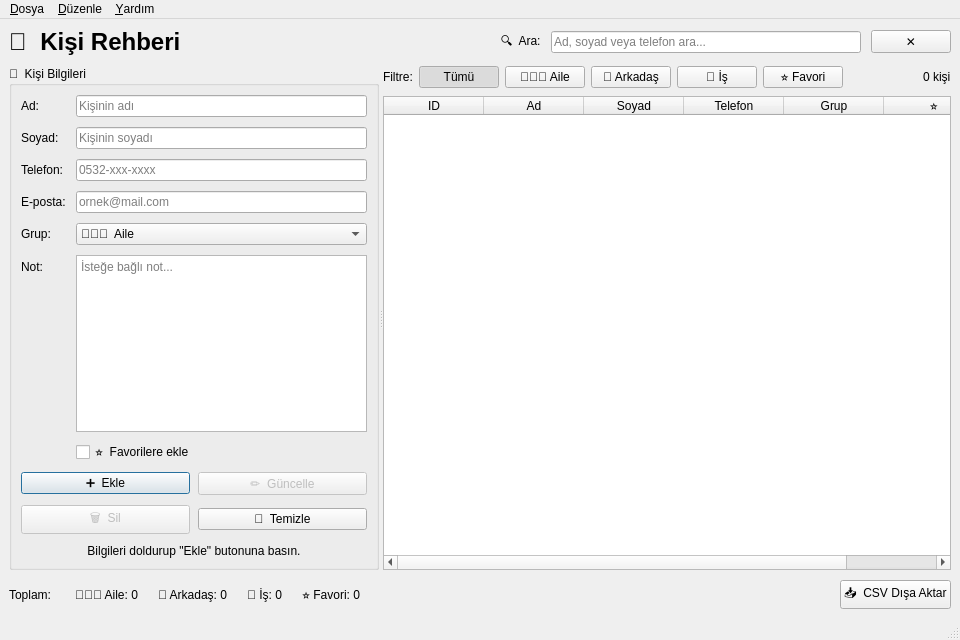
<?xml version="1.0" encoding="UTF-8"?>
<ui version="4.0">
 <class>MainWindow</class>
 <widget class="QMainWindow" name="MainWindow">
  <property name="geometry">
   <rect>
    <x>0</x>
    <y>0</y>
    <width>960</width>
    <height>640</height>
   </rect>
  </property>
  <property name="windowTitle">
   <string>📒 Kişi Rehberi — Qt Designer Örneği</string>
  </property>
  <property name="minimumSize">
   <size>
    <width>880</width>
    <height>580</height>
   </size>
  </property>

  <!-- ═══ MENU BAR ═══ -->
  <widget class="QMenuBar" name="menuBar">
   <property name="geometry">
    <rect><x>0</x><y>0</y><width>960</width><height>26</height></rect>
   </property>
   <widget class="QMenu" name="menuDosya">
    <property name="title"><string>&amp;Dosya</string></property>
    <addaction name="actionDosyaAc"/>
    <addaction name="actionKaydet"/>
    <addaction name="separator"/>
    <addaction name="actionCikis"/>
   </widget>
   <widget class="QMenu" name="menuDuzenle">
    <property name="title"><string>&amp;Düzenle</string></property>
    <addaction name="actionTumunuSec"/>
    <addaction name="actionAra"/>
   </widget>
   <widget class="QMenu" name="menuYardim">
    <property name="title"><string>&amp;Yardım</string></property>
    <addaction name="actionHakkinda"/>
   </widget>
   <addaction name="menuDosya"/>
   <addaction name="menuDuzenle"/>
   <addaction name="menuYardim"/>
  </widget>

  <!-- ═══ STATUS BAR ═══ -->
  <widget class="QStatusBar" name="statusBar"/>

  <!-- ═══ MERKEZ WIDGET ═══ -->
  <widget class="QWidget" name="centralwidget">
   <layout class="QVBoxLayout" name="anaLayout">
    <property name="spacing"><number>10</number></property>
    <property name="contentsMargins">
     <rect><x>12</x><y>10</y><width>-1</width><height>-1</height></rect>
    </property>

    <!-- ── ÜSTTE: Başlık + Arama ── -->
    <item>
     <layout class="QHBoxLayout" name="ustLayout">
      <property name="spacing"><number>10</number></property>
      <item>
       <widget class="QLabel" name="baslikLabel">
        <property name="text"><string>📒  Kişi Rehberi</string></property>
        <property name="font">
         <font><pointsize>18</pointsize><weight>75</weight><bold>true</bold></font>
        </property>
       </widget>
      </item>
      <item>
       <spacer name="ustSpacer">
        <property name="orientation"><enum>Qt::Horizontal</enum></property>
        <property name="sizeHint" stdset="0">
         <size><width>40</width><height>20</height></size>
        </property>
       </spacer>
      </item>
      <item>
       <widget class="QLabel" name="aramaLabel">
        <property name="text"><string>🔍  Ara:</string></property>
       </widget>
      </item>
      <item>
       <widget class="QLineEdit" name="aramaInput">
        <property name="placeholderText"><string>Ad, soyad veya telefon ara...</string></property>
        <property name="minimumWidth"><number>220</number></property>
        <property name="clearButtonEnabled"><bool>true</bool></property>
       </widget>
      </item>
      <item>
       <widget class="QPushButton" name="aramaTemizleBtn">
        <property name="text"><string>✕</string></property>
        <property name="maximumWidth"><number>32</number></property>
        <property name="toolTip"><string>Aramayı temizle</string></property>
       </widget>
      </item>
     </layout>
    </item>

    <!-- ── ORTA: Splitter (Form | Tablo) ── -->
    <item>
     <widget class="QSplitter" name="splitter">
      <property name="orientation"><enum>Qt::Horizontal</enum></property>

      <!-- SOL PANEL: Form -->
      <widget class="QGroupBox" name="formGrup">
       <property name="title"><string>👤  Kişi Bilgileri</string></property>
       <property name="minimumWidth"><number>270</number></property>
       <property name="maximumWidth"><number>320</number></property>
       <layout class="QFormLayout" name="formLayout">
        <property name="spacing"><number>10</number></property>
        <property name="contentsMargins">
         <rect><x>14</x><y>18</y><width>-1</width><height>-1</height></rect>
        </property>

        <item row="0" column="0">
         <widget class="QLabel" name="adLabel">
          <property name="text"><string>Ad:</string></property>
         </widget>
        </item>
        <item row="0" column="1">
         <widget class="QLineEdit" name="adInput">
          <property name="placeholderText"><string>Kişinin adı</string></property>
         </widget>
        </item>

        <item row="1" column="0">
         <widget class="QLabel" name="soyadLabel">
          <property name="text"><string>Soyad:</string></property>
         </widget>
        </item>
        <item row="1" column="1">
         <widget class="QLineEdit" name="soyadInput">
          <property name="placeholderText"><string>Kişinin soyadı</string></property>
         </widget>
        </item>

        <item row="2" column="0">
         <widget class="QLabel" name="telefonLabel">
          <property name="text"><string>Telefon:</string></property>
         </widget>
        </item>
        <item row="2" column="1">
         <widget class="QLineEdit" name="telefonInput">
          <property name="placeholderText"><string>0532-xxx-xxxx</string></property>
         </widget>
        </item>

        <item row="3" column="0">
         <widget class="QLabel" name="emailLabel">
          <property name="text"><string>E-posta:</string></property>
         </widget>
        </item>
        <item row="3" column="1">
         <widget class="QLineEdit" name="emailInput">
          <property name="placeholderText"><string>ornek@mail.com</string></property>
         </widget>
        </item>

        <item row="4" column="0">
         <widget class="QLabel" name="grupLabel">
          <property name="text"><string>Grup:</string></property>
         </widget>
        </item>
        <item row="4" column="1">
         <widget class="QComboBox" name="grupCombo">
          <item><property name="text"><string>👨‍👩‍👧  Aile</string></property></item>
          <item><property name="text"><string>👥  Arkadaş</string></property></item>
          <item><property name="text"><string>💼  İş</string></property></item>
          <item><property name="text"><string>🎓  Okul</string></property></item>
          <item><property name="text"><string>📌  Diğer</string></property></item>
         </widget>
        </item>

        <item row="5" column="0">
         <widget class="QLabel" name="notLabel">
          <property name="text"><string>Not:</string></property>
         </widget>
        </item>
        <item row="5" column="1">
         <widget class="QTextEdit" name="notInput">
          <property name="placeholderText"><string>İsteğe bağlı not...</string></property>
          <property name="maximumHeight"><number>72</number></property>
         </widget>
        </item>

        <!-- Favori checkbox -->
        <item row="6" column="1">
         <widget class="QCheckBox" name="favoriCheck">
          <property name="text"><string>⭐  Favorilere ekle</string></property>
         </widget>
        </item>

        <!-- Butonlar -->
        <item row="7" column="0" colspan="2">
         <layout class="QHBoxLayout" name="butonLayout">
          <property name="spacing"><number>8</number></property>
          <item>
           <widget class="QPushButton" name="ekleBtn">
            <property name="text"><string>➕  Ekle</string></property>
            <property name="default"><bool>true</bool></property>
           </widget>
          </item>
          <item>
           <widget class="QPushButton" name="guncelleBtn">
            <property name="text"><string>✏️  Güncelle</string></property>
            <property name="enabled"><bool>false</bool></property>
           </widget>
          </item>
         </layout>
        </item>

        <item row="8" column="0" colspan="2">
         <layout class="QHBoxLayout" name="buton2Layout">
          <property name="spacing"><number>8</number></property>
          <item>
           <widget class="QPushButton" name="silBtn">
            <property name="text"><string>🗑️  Sil</string></property>
            <property name="enabled"><bool>false</bool></property>
           </widget>
          </item>
          <item>
           <widget class="QPushButton" name="temizleBtn">
            <property name="text"><string>🔄  Temizle</string></property>
           </widget>
          </item>
         </layout>
        </item>

        <!-- Durum etiketi -->
        <item row="9" column="0" colspan="2">
         <widget class="QLabel" name="durumLabel">
          <property name="text"><string>Bilgileri doldurup "Ekle" butonuna basın.</string></property>
          <property name="wordWrap"><bool>true</bool></property>
          <property name="alignment">
           <set>Qt::AlignCenter</set>
          </property>
         </widget>
        </item>

       </layout>
      </widget>

      <!-- SAĞ PANEL: Tablo -->
      <widget class="QWidget" name="sagPanel">
       <layout class="QVBoxLayout" name="sagLayout">
        <property name="spacing"><number>8</number></property>
        <property name="contentsMargins">
         <rect><x>4</x><y>0</y><width>-1</width><height>-1</height></rect>
        </property>

        <!-- Grup filtre butonları -->
        <item>
         <layout class="QHBoxLayout" name="filtreLayout">
          <property name="spacing"><number>6</number></property>
          <item>
           <widget class="QLabel" name="filtreLabel">
            <property name="text"><string>Filtre:</string></property>
           </widget>
          </item>
          <item>
           <widget class="QPushButton" name="filtreHepsiBtn">
            <property name="text"><string>Tümü</string></property>
            <property name="checkable"><bool>true</bool></property>
            <property name="checked"><bool>true</bool></property>
           </widget>
          </item>
          <item>
           <widget class="QPushButton" name="filtreAileBtn">
            <property name="text"><string>👨‍👩‍👧 Aile</string></property>
            <property name="checkable"><bool>true</bool></property>
           </widget>
          </item>
          <item>
           <widget class="QPushButton" name="filtreArkadasBtn">
            <property name="text"><string>👥 Arkadaş</string></property>
            <property name="checkable"><bool>true</bool></property>
           </widget>
          </item>
          <item>
           <widget class="QPushButton" name="filtreIsBtn">
            <property name="text"><string>💼 İş</string></property>
            <property name="checkable"><bool>true</bool></property>
           </widget>
          </item>
          <item>
           <widget class="QPushButton" name="filtreFavoriBtn">
            <property name="text"><string>⭐ Favori</string></property>
            <property name="checkable"><bool>true</bool></property>
           </widget>
          </item>
          <item>
           <spacer name="filtreSpacer">
            <property name="orientation"><enum>Qt::Horizontal</enum></property>
            <property name="sizeHint" stdset="0">
             <size><width>20</width><height>20</height></size>
            </property>
           </spacer>
          </item>
          <item>
           <widget class="QLabel" name="sayacLabel">
            <property name="text"><string>0 kişi</string></property>
           </widget>
          </item>
         </layout>
        </item>

        <!-- Ana Tablo -->
        <item>
         <widget class="QTableWidget" name="kisilerTablosu">
          <property name="columnCount"><number>6</number></property>
          <property name="selectionBehavior">
           <enum>QAbstractItemView::SelectRows</enum>
          </property>
          <property name="editTriggers">
           <set>QAbstractItemView::NoEditTriggers</set>
          </property>
          <property name="alternatingRowColors"><bool>true</bool></property>
          <property name="sortingEnabled"><bool>true</bool></property>
          <attribute name="horizontalHeaderCascadingSectionResizes">
           <bool>true</bool>
          </attribute>
          <column>
           <property name="text"><string>ID</string></property>
          </column>
          <column>
           <property name="text"><string>Ad</string></property>
          </column>
          <column>
           <property name="text"><string>Soyad</string></property>
          </column>
          <column>
           <property name="text"><string>Telefon</string></property>
          </column>
          <column>
           <property name="text"><string>Grup</string></property>
          </column>
          <column>
           <property name="text"><string>⭐</string></property>
          </column>
         </widget>
        </item>

       </layout>
      </widget>

     </widget>
    </item>

    <!-- ── ALTTA: İstatistik çubuğu ── -->
    <item>
     <layout class="QHBoxLayout" name="altLayout">
      <property name="spacing"><number>20</number></property>

      <item>
       <widget class="QLabel" name="toplamLabel">
        <property name="text"><string>Toplam: <b>0</b></string></property>
       </widget>
      </item>
      <item>
       <widget class="QLabel" name="aileSayiLabel">
        <property name="text"><string>👨‍👩‍👧 Aile: 0</string></property>
       </widget>
      </item>
      <item>
       <widget class="QLabel" name="arkadasSayiLabel">
        <property name="text"><string>👥 Arkadaş: 0</string></property>
       </widget>
      </item>
      <item>
       <widget class="QLabel" name="isSayiLabel">
        <property name="text"><string>💼 İş: 0</string></property>
       </widget>
      </item>
      <item>
       <widget class="QLabel" name="favoriSayiLabel">
        <property name="text"><string>⭐ Favori: 0</string></property>
       </widget>
      </item>
      <item>
       <spacer name="altSpacer">
        <property name="orientation"><enum>Qt::Horizontal</enum></property>
        <property name="sizeHint" stdset="0">
         <size><width>40</width><height>20</height></size>
        </property>
       </spacer>
      </item>
      <item>
       <widget class="QPushButton" name="csvExportBtn">
        <property name="text"><string>📥  CSV Dışa Aktar</string></property>
       </widget>
      </item>

     </layout>
    </item>

   </layout>
  </widget>

  <!-- ═══ ACTIONS ═══ -->
  <action name="actionDosyaAc">
   <property name="text"><string>📂 Veritabanı Aç...</string></property>
   <property name="shortcut"><string>Ctrl+O</string></property>
  </action>
  <action name="actionKaydet">
   <property name="text"><string>💾 Kaydet</string></property>
   <property name="shortcut"><string>Ctrl+S</string></property>
  </action>
  <action name="actionCikis">
   <property name="text"><string>🚪 Çıkış</string></property>
   <property name="shortcut"><string>Ctrl+Q</string></property>
  </action>
  <action name="actionTumunuSec">
   <property name="text"><string>Tümünü Seç</string></property>
   <property name="shortcut"><string>Ctrl+A</string></property>
  </action>
  <action name="actionAra">
   <property name="text"><string>🔍 Ara</string></property>
   <property name="shortcut"><string>Ctrl+F</string></property>
  </action>
  <action name="actionHakkinda">
   <property name="text"><string>ℹ️ Hakkında</string></property>
  </action>

 </widget>
 <resources/>
 <connections/>
</ui>
